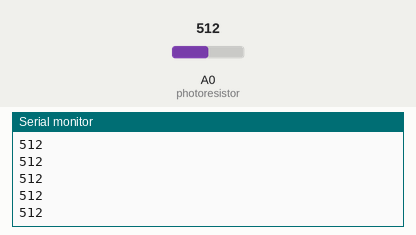
The sketch below on a simulated Arduino Uno, built with avr-gcc and run on an emulated ATmega328P. Parts: the last lines printed to the serial monitor. Inputs (shaded band) come from the test bench; at power-on: A0 (photoresistor) = 512.

Above: at 1.2 s.
1.3 s: A0 (photoresistor) set to 716
At 2.0 s:
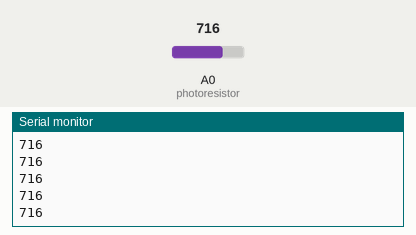
2.8 s: A0 (photoresistor) set to 900
At 3.6 s:
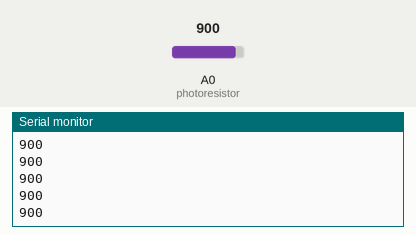
Timing chart, 0 to 5.8 s (numbered marks = the images above; inputs shaded):
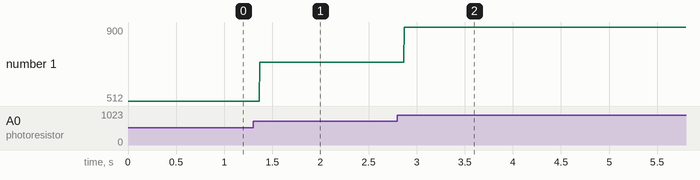

The sketch:

photoresistor.ino
```cpp
int photoresistor = A0;

void setup() {
  pinMode(photoresistor, INPUT);
  Serial.begin(9600);
}


void loop() {
//initialize
  Serial.println(analogRead(photoresistor));
}
```

Measured:
- after the input at 1.3 s, the serial monitor: prints a new line after 0.07 s (image 1)
- after the input at 2.8 s, the serial monitor: prints a new line after 0.07 s (image 2)
- plotted number 1: 512 → 716 after the input at 1.3 s, 716 → 900 after the input at 2.8 s
